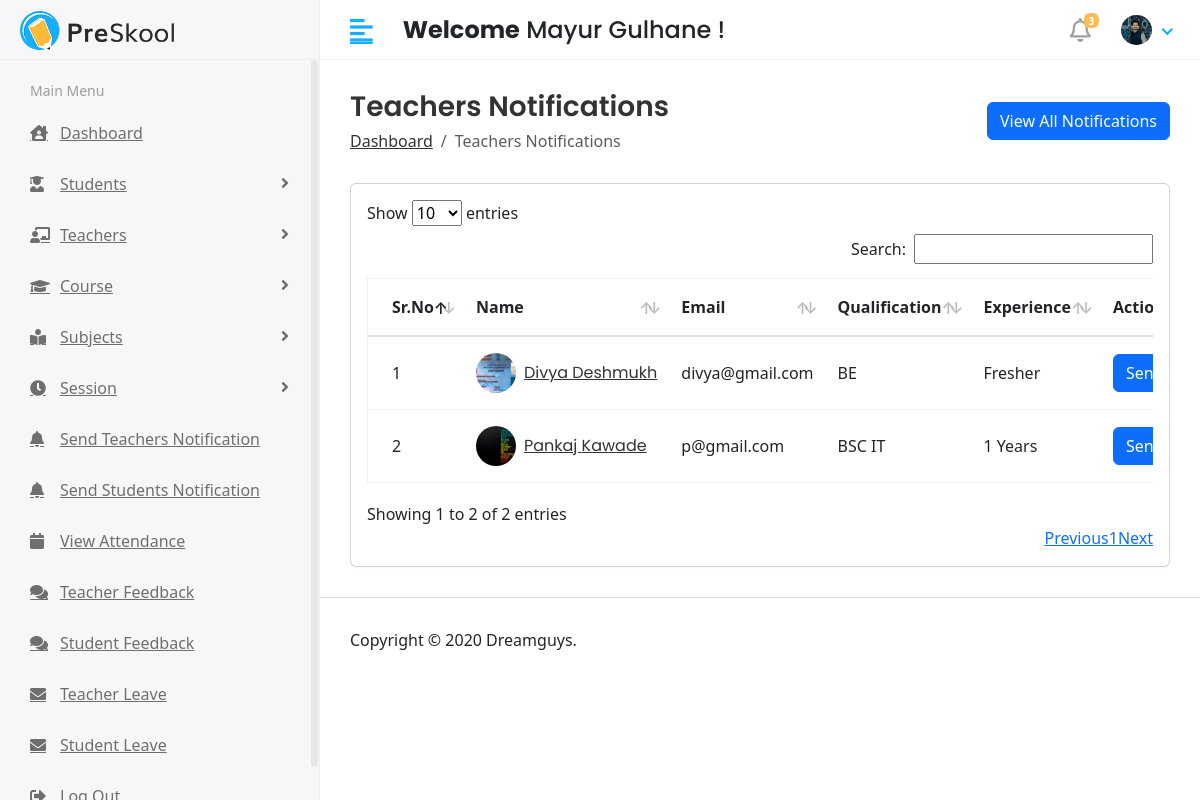
The page /hod/teacher_notification (signed in) on the database its author committed.
### app/models.py (models this page shows, shortened)
class CustomUser(AbstractUser):
    USER = (
        (1,'HOD'),
        (2,'TEACHER'),
        (3,'STUDENT'),
    )
    user_type = models.CharField(choices=USER, max_length=50, default=1)
    profile_pic = models.ImageField(upload_to='media/profile_pic')
    dob = models.DateField(max_length=8,default=date.today)
    phone_no = models.CharField(max_length=12)
    address = models.TextField()

class Teacher(models.Model):
    admin = models.OneToOneField(CustomUser, on_delete=models.CASCADE)
    gender = models.CharField(max_length=100)
    qualification = models.CharField(max_length=100)
    experience = models.CharField(max_length=100)
    joining_date = models.DateField(default=date.today)
    created_at = models.DateTimeField(auto_now_add=True)
    updated_at = models.DateTimeField(auto_now=True)

### student_management_systems/Hod_Views.py (the view)
# urls.py: path('hod/teacher_notification',Hod_Views.teacherNotification,name='teacherNotification'),
@login_required(login_url='/')
def teacherNotification(request):
    teacher = Teacher.objects.all()
    seeNotification = Teacher_Notification.objects.all().order_by('-id')
    context = {
        'teacher' : teacher,
        'seeNotification' : seeNotification
    }
    return render(request,'Hod/teacher_notification.html',context)

### templates/Hod/teacher_notification.html (shortened to what this page needs)
{% extends "base.html" %}
{% block content %}
<div class="content container-fluid">
    <div class="page-header">
        <div class="row align-items-center">
            <div class="col">
                <h3 class="page-title">Teachers Notifications</h3>
                <ul class="breadcrumb">
                    <li class="breadcrumb-item"><a href="index.html">Dashboard</a></li>
                    <li class="breadcrumb-item active">Teachers Notifications</li>
                </ul>
            </div>
            <div class="col-auto text-right float-right ml-auto">
                <button type="button" class="btn btn-primary" data-bs-toggle="modal" data-bs-target="#exampleModal1">
                    View All Notifications
                </button>
            </div>
        </div>
    </div>
    <div class="row">
        <div class="col-sm-12">
            <div class="card card-table">
                <div class="card-body">
                    <div class="table-responsive">
                        <div id="DataTables_Table_0_wrapper" class="dataTables_wrapper dt-bootstrap4 no-footer">
                            <div class="row">
                                <div class="col-sm-12">
                                    <table id="table_id" class="table table-hover table-center mb-0  no-footer"
                                        id="DataTables_Table_0" role="grid" aria-describedby="DataTables_Table_0_info">
                                        <thead>
                                            <tr role="row">
                                                <th class="sorting_asc" tabindex="0" aria-controls="DataTables_Table_0"
                                                    rowspan="1" colspan="1" aria-sort="ascending"
                                                    aria-label="ID: activate to sort column descending"
                                                    style="width: 50.5px;">Sr.No</th>
                                                <th class="sorting" tabindex="0" aria-controls="DataTables_Table_0"
                                                    rowspan="1" colspan="1"
                                                    aria-label="Name: activate to sort column ascending"
                                                    style="width: 163.4px;">Name</th>
                                                <th class="sorting" tabindex="0" aria-controls="DataTables_Table_0"
                                                    rowspan="1" colspan="1"
                                                    aria-label="Class: activate to sort column ascending"
                                                    style="width: 42.7px;">Email</th>
                                                <th class="sorting" tabindex="0" aria-controls="DataTables_Table_0"
                                                    rowspan="1" colspan="1"
                                                    aria-label="Gender: activate to sort column ascending"
                                                    style="width: 56.025px;">Qualification </th>
                                                <th class="sorting" tabindex="0" aria-controls="DataTables_Table_0"
                                                    rowspan="1" colspan="1"
                                                    aria-label="Gender: activate to sort column ascending"
                                                    style="width: 10.025px;">Experience</th>
                                                <th class="sorting" tabindex="0" aria-controls="DataTables_Table_0"
                                                    rowspan="1" colspan="1"
                                                    aria-label="Gender: activate to sort column ascending"
                                                    style="width: 10.025px;">Action</th>
                                            </tr>
                                        </thead>
                                        <tbody>
                                            {% for i in teacher %}
                                            <tr role="row" class="odd">
                                                <td class="sorting_1">{{forloop.counter}}</td>
                                                <td>
                                                    <h2 class="table-avatar">
                                                        <a href="teacher-details.html" class="avatar avatar-sm mr-2">
                                                            {% if i.admin.profile_pic == "" %}
                                                            <img class="avatar-img rounded-circle"
                                                                src="/media/profile_pic/avtar.jpeg" alt="User Image">
                                                            {% else %}
                                                            <img class="avatar-img rounded-circle"
                                                                src="/{{i.admin.profile_pic}}" alt="User Image">
                                                            {% endif %}
                                                        </a>
                                                        <a href="teacher-details.html">{{i.admin.first_name}}
                                                            {{i.admin.last_name}}</a>
                                                    </h2>
                                                </td>
                                                <td>{{i.admin.email}}</td>
                                                <td>{{i.qualification}}</td>
                                                <td>{{i.experience}}</td>
                                                <td>
                                                    <button type="button" class="btn btn-primary" data-bs-toggle="modal"
                                                        data-bs-target="#exampleModal-{{forloop.counter}}">
                                                        Send Notification
                                                    </button>
                                                </td>
                                            </tr>
                                            {% endfor %}
                                        </tbody>
                                    </table>
                                </div>
                            </div>
                        </div>
                    </div>
                </div>
            </div>
        </div>
    </div>
</div>
{% endblock content %}

### templates/includes/header.html (shortened to what this page needs)
{% load static %}
<div class="header">
    <div class="header-left">
        <a href="index.html" class="logo">
            <img src="{% static 'assets/img/logo.png' %}" alt="Logo">
        </a>
    </div>
    <a href="javascript:void(0);" id="toggle_btn">
        <i class="fas fa-align-left"></i>
    </a>
    <div class="top-nav-search mt-3">
        <h4><strong>Welcome</strong><span> {{user.first_name}} {{user.last_name}} !</span></h4>
    </div>
    <ul class="nav user-menu">
        <li class="nav-item dropdown noti-dropdown">
            <a href="#" class="dropdown-toggle nav-link" data-toggle="dropdown">
                <i class="far fa-bell"></i> <span class="badge badge-pill">3</span>
            </a>
        </li>
        <li class="nav-item dropdown has-arrow">
            <a href="#" class="dropdown-toggle nav-link" data-toggle="dropdown">
                <span class="user-img">
                    {% if user.profile_pic == "" %}
                    <img class="rounded-circle" src="/media/profile_pic/avtar.JPEG" width="31"
                        alt="{{user.first_name}}">
                    {% else %}
                    <img class="rounded-circle" src="/{{user.profile_pic}}" width="31" alt="{{user.first_name}}
                        {{user.last_name}}">
                    {% endif %}</span>
            </a>
        </li>
    </ul>
</div>

### static/assets/css/style.css (style rules this page uses)
html { height: 100%; }
body { background-color: #fff; color: #333; font-family: 'Poppins', sans-serif; font-size: 1rem; height: 100%; line-height: 1.5; overflow-x: hidden; }
h1, h2, h3, h4, h5, h6 { font-family: 'Poppins', sans-serif; margin-top: 0; }
a { color: #009ce7; }
input, button, a { transition: all 0.4s ease; -moz-transition: all 0.4s ease; -o-transition: all 0.4s ease; -ms-transition: all 0.4s ease; -webkit-transition: all 0.4s ease; }
input, input:focus, button, button:focus { outline: none; }
ul, ol { padding: 0px; list-style: none; }
.table { color: #333; max-width: 100%; margin-bottom: 0; width: 100%; }
.table.dataTable { border-collapse: collapse !important; border: 1px solid rgba(0, 0, 0, 0.05); }
table.table td h2 { display: inline-block; font-size: inherit; font-weight: 400; margin: 0; padding: 0; vertical-align: middle; }
table.table td h2.table-avatar { align-items: center; display: inline-flex; font-size: inherit; font-weight: 400; margin: 0; padding: 0; vertical-align: middle; white-space: nowrap; }
table.table td h2 a { color: #333; }
.table thead tr th { font-weight: 600; }
.table tbody tr { border-bottom: 1px solid rgba(0, 0, 0, 0.05); }
.table.table-center td, .table.table-center th { vertical-align: middle; }
.card-table .card-body .table > thead > tr > th { border-top: 0; }
.card-table .card-body .table tr td:first-child, .card-table .card-body .table tr th:first-child { padding-left: 1.5rem; }
.card-table .card-body .table tr td:last-child, .card-table .card-body .table tr th:last-child { padding-right: 1.5rem; }
.card-table .table td, .card-table .table th { border-top: 1px solid #e2e5e8; padding: 1rem 0.75rem; white-space: nowrap; }
.btn-primary { background-color: #FFBC53; border: 1px solid #FFBC53; }
.card { border: 1px solid #ececf5; box-shadow: 0 1px 3px 0 rgba(0, 0, 0, 0.03); margin-bottom: 1.875rem; }
.card-body { padding: 1.5rem; }
.avatar { position: relative; display: inline-block; width: 3rem; height: 3rem }
.avatar > img { width: 100%; height: 100%; -o-object-fit: cover; object-fit: cover; }
.avatar-sm { width: 2.5rem; height: 2.5rem; }
.header { background-color: #fff; border-bottom: 1px solid #f3f3f4; left: 0; position: fixed; right: 0; top: 0; z-index: 1001; height: 60px; }
.header .header-left { float: left; height: 60px; padding: 0 20px; position: relative; width: 320px; z-index: 1; transition: all 0.2s ease-in-out; background-color: #f7f7fa; border-bottom: 1px solid #efefef; border-right: 1px solid #ececf5; display: flex; align-items: center; }
.header .header-left .logo { display: inline-block; line-height: 60px; }
.header .header-left .logo img { max-height: 40px; width: auto; }
.header .dropdown-toggle:after { display: none; }
.header .has-arrow .dropdown-toggle:after { border-top: 0; border-left: 0; border-bottom: 2px solid #18aefa; border-right: 2px solid #18aefa; content: ''; height: 8px; display: inline-block; pointer-events: none; -webkit-transform-origin: 66% 66%; -ms-transform-origin: 66% 66%; transform-origin: 66% 66%; -webkit-transform: rotate(45deg); -ms-transform: rotate(45deg); transform: rotate(45deg); -webkit-transition: all 0.15s ease-in-out; transition: all 0.15s ease-in-out; width: 8px; vertical-align: 0px; }
.user-menu { float: right; margin: 0; position: relative; z-index: 99; padding-right: 15px; }
.user-menu.nav > li > a { color: #a0a0a0; font-size: 14px; line-height: 58px; padding: 0 15px; height: 60px; }
.user-img { margin-right: 3px; position: relative; }
.top-nav-search { float: left; margin-left: 15px; }
.page-wrapper > .content { padding: 1.875rem 1.875rem 0; }
.page-header { margin-bottom: 1.875rem; }
.page-header .breadcrumb { background-color: transparent; color: #6c757d; font-size: 1rem; font-weight: 500; margin-bottom: 0; padding: 0; }
.page-header .breadcrumb a { color: #333; }
.page-title { font-size: 28px; font-weight: 600; color: #333; margin-bottom: 5px; }
.user-menu.nav > li > a .badge { background-color: #FFBC53; display: block; font-size: 10px; font-weight: bold; height: 15px; width: 15px; position: absolute; right: 7px; top: 13px; color: #fff; padding: 3px; }
.user-menu.nav > li > a > i { font-size: 1.5rem; line-height: 60px; }
@media (min-width: 992px) { #toggle_btn { align-items: center; color: #18aefa; display: inline-flex; float: left; font-size: 26px; height: 60px; justify-content: center; margin-left: 15px; padding: 0 15px; } }

### rows shown on the page
CustomUser: first_name "Mayur", last_name "Gulhane", profile_pic (picture)
Teacher: admin.profile_pic (picture), admin.first_name "Divya", admin.last_name "Deshmukh", admin.email "divya@gmail.com", qualification "BE", experience "Fresher"
Teacher: admin.profile_pic (picture), admin.first_name "Pankaj", admin.last_name "Kawade", admin.email "p@gmail.com", qualification "BSC IT", experience "1 Years"
